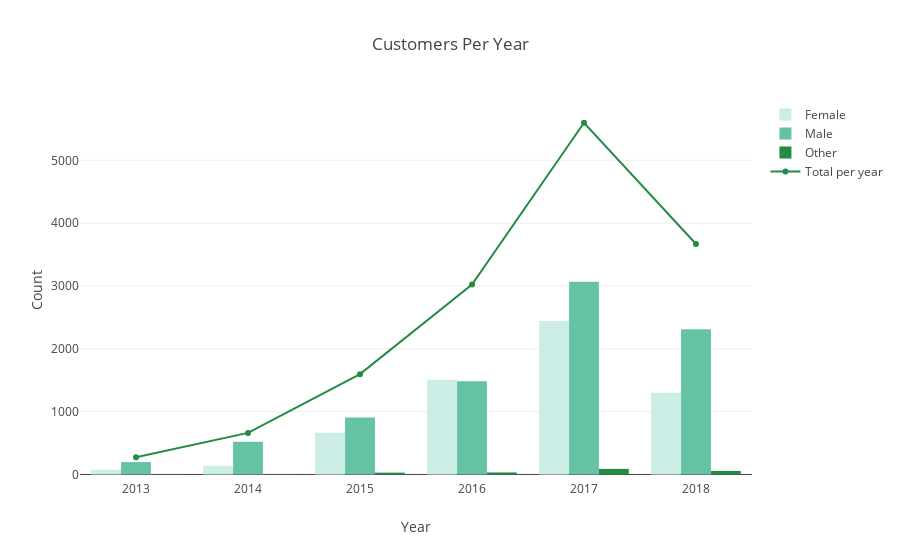

The cell this chart's notebook holds for it:
### Code cell
customers_per_year_total = profile.became_member_on.groupby([profile.year]).count()
customers_per_year_female = profile[profile.gender == 'F'].became_member_on.groupby([profile.year]).count()
customers_per_year_male = profile[profile.gender == 'M'].became_member_on.groupby([profile.year]).count()
customers_per_year_other = profile[profile.gender == 'O'].became_member_on.groupby([profile.year]).count()


trace_1 = go.Bar(
    x = customers_per_year_total.index,
    y = customers_per_year_female, 
    name = 'Female', 
    #mode = 'lines',
    #legendgroup= 'group2', 
    marker=dict(
            color=bupu[2])
)



trace_2 = go.Bar(
    x = customers_per_year_total.index,
    y = customers_per_year_male, 
    name = 'Male', 
    #mode = 'lines',
    #legendgroup= 'group2', 
    marker=dict(
            color=bupu[4])
)


trace_3 = go.Bar(
    x = customers_per_year_total.index,
    y = customers_per_year_other, 
    name = 'Other', 
    marker=dict(
            color=bupu[6])
)

trace_4 = go.Scatter(
    x = customers_per_year_total.index,
    y = customers_per_year_total, 
    name = 'Total per year', 
    mode = 'lines+markers',
    #legendgroup= 'group2', 
    marker=dict(
            color=bupu[6])
)

layout = go.Layout(title="Customers Per Year", 
                        barmode='group', 
                        xaxis = dict(ticks='', nticks=8, 
                                    title=go.layout.xaxis.Title(
                                    text='Year')),
                        yaxis = dict(title=go.layout.yaxis.Title(
                                    text='Count')))

fig = go.Figure(data=[trace_1, trace_2, trace_3 ,trace_4], layout=layout)
plotly.offline.iplot(fig)

#py.iplot(fig, filename='Customers_Per_Year')

### Figure 1 — Plotly figure (JSON) as saved in the notebook; plotly's stock layout.template omitted (floating-point values rounded to 4 significant figures)
{"data": [{"marker": {"color": "rgb(204,236,230)"}, "name": "Female", "type": "bar", "uid": "ce1c9bd3-df18-4de4-b2aa-6199071142f7", "x": [2013, 2014, 2015, 2016, 2017, 2018], "y": [74, 138, 663, 1509, 2443, 1302]}, {"marker": {"color": "rgb(102,194,164)"}, "name": "Male", "type": "bar", "uid": "c1a916e1-10bc-46a0-9de4-f95cef19cb62", "x": [2013, 2014, 2015, 2016, 2017, 2018], "y": [197, 520, 905, 1483, 3067, 2312]}, {"marker": {"color": "rgb(35,139,69)"}, "name": "Other", "type": "bar", "uid": "f850b910-d23b-46be-a886-8e61a1573435", "x": [2013, 2014, 2015, 2016, 2017, 2018], "y": [3, 4, 29, 32, 89, 55]}, {"marker": {"color": "rgb(35,139,69)"}, "mode": "lines+markers", "name": "Total per year", "type": "scatter", "uid": "4241a85b-cc8c-4bc9-bd47-340706370d3f", "x": [2013, 2014, 2015, 2016, 2017, 2018], "y": [274, 662, 1597, 3024, 5599, 3669]}], "layout": {"barmode": "group", "title": {"text": "Customers Per Year"}, "xaxis": {"nticks": 8, "ticks": "", "title": {"text": "Year"}}, "yaxis": {"title": {"text": "Count"}}}}
